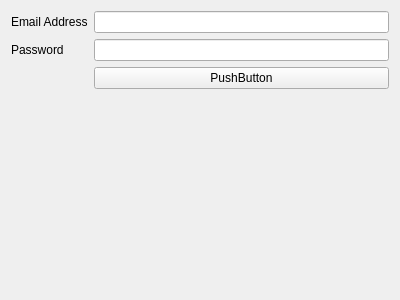
<?xml version="1.0" encoding="UTF-8"?>
<ui version="4.0">
 <class>login_form</class>
 <widget class="QWidget" name="login_form">
  <property name="geometry">
   <rect>
    <x>0</x>
    <y>0</y>
    <width>400</width>
    <height>300</height>
   </rect>
  </property>
  <property name="sizePolicy">
   <sizepolicy hsizetype="Fixed" vsizetype="Fixed">
    <horstretch>0</horstretch>
    <verstretch>0</verstretch>
   </sizepolicy>
  </property>
  <property name="windowTitle">
   <string>Login</string>
  </property>
  <layout class="QFormLayout" name="formLayout">
   <item row="0" column="0">
    <widget class="QLabel" name="label">
     <property name="text">
      <string>Email Address</string>
     </property>
    </widget>
   </item>
   <item row="0" column="1">
    <widget class="QLineEdit" name="lineEdit"/>
   </item>
   <item row="1" column="0">
    <widget class="QLabel" name="label_2">
     <property name="text">
      <string>Password</string>
     </property>
    </widget>
   </item>
   <item row="1" column="1">
    <widget class="QLineEdit" name="lineEdit_2">
     <property name="text">
      <string/>
     </property>
     <property name="echoMode">
      <enum>QLineEdit::Password</enum>
     </property>
    </widget>
   </item>
   <item row="2" column="1">
    <widget class="QPushButton" name="pushButton">
     <property name="text">
      <string>PushButton</string>
     </property>
    </widget>
   </item>
  </layout>
 </widget>
 <resources/>
 <connections/>
</ui>
